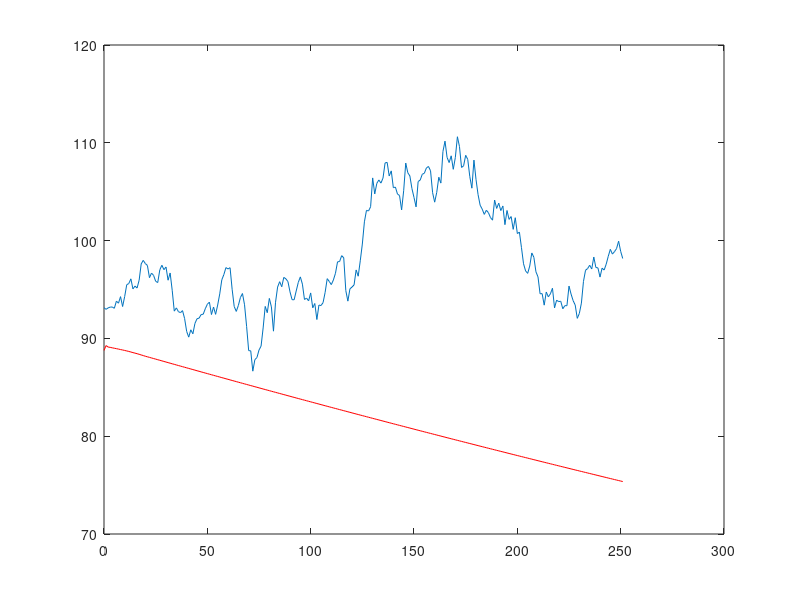

MATLAB code to generate this figure:
close all;
clear all;
load('Week3_CaseStudy_Data.mat');
lambda = 0.2;
N = 20;

w2 = 0;
for i = 1:1:N,
    w2 = w2+exp(-lambda*(i-1));
end
h3 = zeros(1,N);
for i = 1:1:N,
    h3(i) = (exp(-lambda*(i-1)))/(w2);
end
h3 = h3'; %EMA Filter
h3 = fliplr(h3);
full=length(x);
FORE = 252;
x2013 = zeros(252,1);
a = 0;
for i = 1:1:FORE,
    if i<N+2
        x1 = [x(full-N+i:end);x2013(1:i-1)];
    else
        x1 = x2013(i-N:i-1);
    end
    for e = 1:1:N-1
        a = a + (h3(e)*x1(N-e));
    end
    x2013(i) = a;
    a = 0;
end
plot(0:length(x2013)-1,x2013,'r')
hold on
plot(0:length(price2013)-1,price2013)